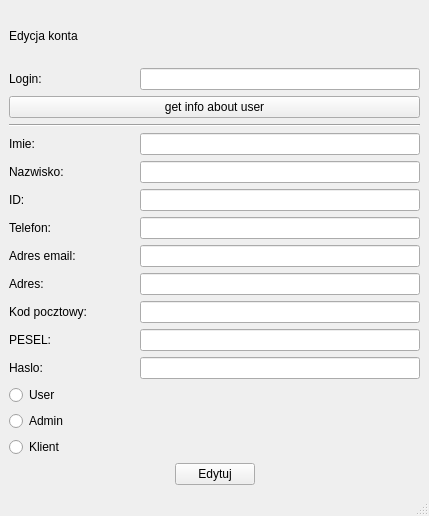
<?xml version="1.0" encoding="UTF-8"?>
<ui version="4.0">
 <class>MainWindow</class>
 <widget class="QMainWindow" name="MainWindow">
  <property name="enabled">
   <bool>true</bool>
  </property>
  <property name="geometry">
   <rect>
    <x>0</x>
    <y>0</y>
    <width>429</width>
    <height>516</height>
   </rect>
  </property>
  <property name="sizePolicy">
   <sizepolicy hsizetype="Ignored" vsizetype="Preferred">
    <horstretch>0</horstretch>
    <verstretch>0</verstretch>
   </sizepolicy>
  </property>
  <property name="windowTitle">
   <string>MainWindow</string>
  </property>
  <widget class="QWidget" name="centralwidget">
   <layout class="QVBoxLayout" name="verticalLayout_2">
    <item>
     <layout class="QVBoxLayout" name="verticalLayout">
      <item>
       <widget class="QLabel" name="label_2">
        <property name="text">
         <string>Edycja konta</string>
        </property>
       </widget>
      </item>
      <item>
       <layout class="QHBoxLayout" name="horizontalLayout_3">
        <item>
         <widget class="QLabel" name="label_9">
          <property name="text">
           <string>Login: </string>
          </property>
         </widget>
        </item>
        <item>
         <spacer name="horizontalSpacer_8">
          <property name="orientation">
           <enum>Qt::Horizontal</enum>
          </property>
          <property name="sizeHint" stdset="0">
           <size>
            <width>40</width>
            <height>20</height>
           </size>
          </property>
         </spacer>
        </item>
        <item>
         <widget class="QLineEdit" name="lineEdit_login">
          <property name="minimumSize">
           <size>
            <width>280</width>
            <height>0</height>
           </size>
          </property>
         </widget>
        </item>
       </layout>
      </item>
      <item>
       <widget class="QPushButton" name="pushButton">
        <property name="text">
         <string>get info about user</string>
        </property>
       </widget>
      </item>
      <item>
       <widget class="Line" name="line">
        <property name="orientation">
         <enum>Qt::Horizontal</enum>
        </property>
       </widget>
      </item>
      <item>
       <layout class="QHBoxLayout" name="horizontalLayout_10">
        <item>
         <widget class="QLabel" name="label">
          <property name="text">
           <string>Imie:</string>
          </property>
         </widget>
        </item>
        <item>
         <spacer name="horizontalSpacer">
          <property name="orientation">
           <enum>Qt::Horizontal</enum>
          </property>
          <property name="sizeHint" stdset="0">
           <size>
            <width>20</width>
            <height>20</height>
           </size>
          </property>
         </spacer>
        </item>
        <item>
         <widget class="QLineEdit" name="lineEdit_imie">
          <property name="minimumSize">
           <size>
            <width>280</width>
            <height>0</height>
           </size>
          </property>
          <property name="maximumSize">
           <size>
            <width>900</width>
            <height>16777215</height>
           </size>
          </property>
         </widget>
        </item>
       </layout>
      </item>
      <item>
       <layout class="QHBoxLayout" name="horizontalLayout_9">
        <item>
         <widget class="QLabel" name="label_3">
          <property name="text">
           <string>Nazwisko: </string>
          </property>
         </widget>
        </item>
        <item>
         <spacer name="horizontalSpacer_2">
          <property name="orientation">
           <enum>Qt::Horizontal</enum>
          </property>
          <property name="sizeHint" stdset="0">
           <size>
            <width>40</width>
            <height>20</height>
           </size>
          </property>
         </spacer>
        </item>
        <item>
         <widget class="QLineEdit" name="lineEdit_nazwisko">
          <property name="minimumSize">
           <size>
            <width>280</width>
            <height>0</height>
           </size>
          </property>
         </widget>
        </item>
       </layout>
      </item>
      <item>
       <layout class="QHBoxLayout" name="horizontalLayout_8">
        <item>
         <widget class="QLabel" name="label_4">
          <property name="text">
           <string>ID: </string>
          </property>
         </widget>
        </item>
        <item>
         <spacer name="horizontalSpacer_3">
          <property name="orientation">
           <enum>Qt::Horizontal</enum>
          </property>
          <property name="sizeHint" stdset="0">
           <size>
            <width>40</width>
            <height>20</height>
           </size>
          </property>
         </spacer>
        </item>
        <item>
         <widget class="QLineEdit" name="lineEdit_id">
          <property name="minimumSize">
           <size>
            <width>280</width>
            <height>0</height>
           </size>
          </property>
         </widget>
        </item>
       </layout>
      </item>
      <item>
       <layout class="QHBoxLayout" name="horizontalLayout_7">
        <item>
         <widget class="QLabel" name="label_5">
          <property name="text">
           <string>Telefon: </string>
          </property>
         </widget>
        </item>
        <item>
         <spacer name="horizontalSpacer_4">
          <property name="orientation">
           <enum>Qt::Horizontal</enum>
          </property>
          <property name="sizeHint" stdset="0">
           <size>
            <width>40</width>
            <height>20</height>
           </size>
          </property>
         </spacer>
        </item>
        <item>
         <widget class="QLineEdit" name="lineEdit_telefon">
          <property name="minimumSize">
           <size>
            <width>280</width>
            <height>0</height>
           </size>
          </property>
         </widget>
        </item>
       </layout>
      </item>
      <item>
       <layout class="QHBoxLayout" name="horizontalLayout_6">
        <item>
         <widget class="QLabel" name="label_6">
          <property name="text">
           <string>Adres email: </string>
          </property>
         </widget>
        </item>
        <item>
         <spacer name="horizontalSpacer_5">
          <property name="orientation">
           <enum>Qt::Horizontal</enum>
          </property>
          <property name="sizeHint" stdset="0">
           <size>
            <width>40</width>
            <height>20</height>
           </size>
          </property>
         </spacer>
        </item>
        <item>
         <widget class="QLineEdit" name="lineEdit_email">
          <property name="minimumSize">
           <size>
            <width>280</width>
            <height>0</height>
           </size>
          </property>
         </widget>
        </item>
       </layout>
      </item>
      <item>
       <layout class="QHBoxLayout" name="horizontalLayout_5">
        <item>
         <widget class="QLabel" name="label_7">
          <property name="text">
           <string>Adres: </string>
          </property>
         </widget>
        </item>
        <item>
         <spacer name="horizontalSpacer_6">
          <property name="orientation">
           <enum>Qt::Horizontal</enum>
          </property>
          <property name="sizeHint" stdset="0">
           <size>
            <width>40</width>
            <height>20</height>
           </size>
          </property>
         </spacer>
        </item>
        <item>
         <widget class="QLineEdit" name="lineEdit_Adres">
          <property name="minimumSize">
           <size>
            <width>280</width>
            <height>0</height>
           </size>
          </property>
         </widget>
        </item>
       </layout>
      </item>
      <item>
       <layout class="QHBoxLayout" name="horizontalLayout_2">
        <item>
         <widget class="QLabel" name="label_11">
          <property name="text">
           <string>Kod pocztowy:</string>
          </property>
         </widget>
        </item>
        <item>
         <spacer name="horizontalSpacer_10">
          <property name="orientation">
           <enum>Qt::Horizontal</enum>
          </property>
          <property name="sizeHint" stdset="0">
           <size>
            <width>40</width>
            <height>20</height>
           </size>
          </property>
         </spacer>
        </item>
        <item>
         <widget class="QLineEdit" name="lineEdit_kod_pocztowy">
          <property name="minimumSize">
           <size>
            <width>280</width>
            <height>0</height>
           </size>
          </property>
         </widget>
        </item>
       </layout>
      </item>
      <item>
       <layout class="QHBoxLayout" name="horizontalLayout_4">
        <item>
         <widget class="QLabel" name="label_8">
          <property name="text">
           <string>PESEL: </string>
          </property>
         </widget>
        </item>
        <item>
         <spacer name="horizontalSpacer_7">
          <property name="orientation">
           <enum>Qt::Horizontal</enum>
          </property>
          <property name="sizeHint" stdset="0">
           <size>
            <width>40</width>
            <height>20</height>
           </size>
          </property>
         </spacer>
        </item>
        <item>
         <widget class="QLineEdit" name="lineEdit_PESEL">
          <property name="minimumSize">
           <size>
            <width>280</width>
            <height>0</height>
           </size>
          </property>
         </widget>
        </item>
       </layout>
      </item>
      <item>
       <layout class="QHBoxLayout" name="horizontalLayout">
        <item>
         <widget class="QLabel" name="label_10">
          <property name="text">
           <string>Haslo: </string>
          </property>
         </widget>
        </item>
        <item>
         <spacer name="horizontalSpacer_9">
          <property name="orientation">
           <enum>Qt::Horizontal</enum>
          </property>
          <property name="sizeHint" stdset="0">
           <size>
            <width>40</width>
            <height>20</height>
           </size>
          </property>
         </spacer>
        </item>
        <item>
         <widget class="QLineEdit" name="lineEdit_haslo">
          <property name="minimumSize">
           <size>
            <width>280</width>
            <height>0</height>
           </size>
          </property>
         </widget>
        </item>
       </layout>
      </item>
      <item>
       <widget class="QRadioButton" name="radio_User">
        <property name="text">
         <string>User</string>
        </property>
       </widget>
      </item>
      <item>
       <widget class="QRadioButton" name="radio_Admin">
        <property name="text">
         <string>Admin</string>
        </property>
       </widget>
      </item>
      <item>
       <widget class="QRadioButton" name="radio_Klient_2">
        <property name="text">
         <string>Klient</string>
        </property>
       </widget>
      </item>
      <item>
       <layout class="QHBoxLayout" name="horizontalLayout_11">
        <item>
         <spacer name="horizontalSpacer_12">
          <property name="orientation">
           <enum>Qt::Horizontal</enum>
          </property>
          <property name="sizeHint" stdset="0">
           <size>
            <width>40</width>
            <height>20</height>
           </size>
          </property>
         </spacer>
        </item>
        <item>
         <widget class="QPushButton" name="btn_edit">
          <property name="text">
           <string>Edytuj</string>
          </property>
         </widget>
        </item>
        <item>
         <spacer name="horizontalSpacer_11">
          <property name="orientation">
           <enum>Qt::Horizontal</enum>
          </property>
          <property name="sizeHint" stdset="0">
           <size>
            <width>40</width>
            <height>20</height>
           </size>
          </property>
         </spacer>
        </item>
       </layout>
      </item>
     </layout>
    </item>
   </layout>
  </widget>
  <widget class="QStatusBar" name="statusbar"/>
 </widget>
 <resources/>
 <connections/>
</ui>
